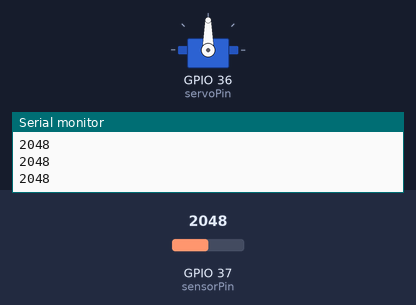
Bench run of a program on a simulated ESP32. Parts: servo, the last lines printed to the serial monitor. The inputs (shaded band) are chosen by the test bench; at power-on: GPIO 37 (sensorPin) = 2048.

Above: at 1.2 s.
1.3 s: GPIO 37 (sensorPin) set to 2540
At 2.3 s:
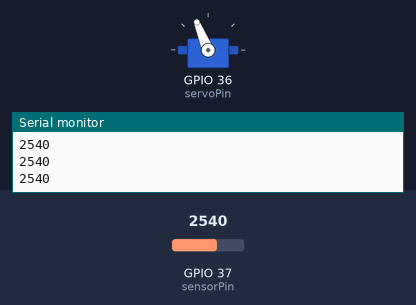
2.8 s: GPIO 37 (sensorPin) set to 2866
At 3.5 s:
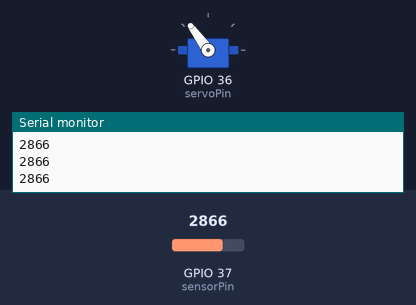
4.3 s: GPIO 37 (sensorPin) set to 3603
At 4.7 s:
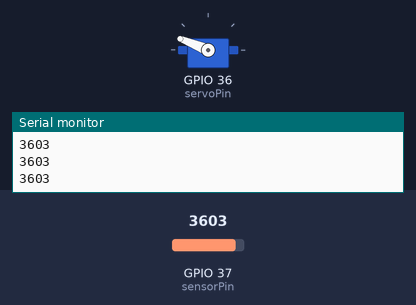
5.8 s: GPIO 37 (sensorPin) set to 4095
At 7.0 s:
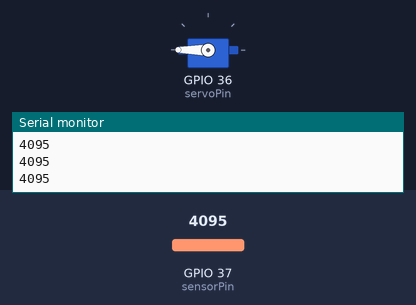
7.3 s: GPIO 37 (sensorPin) set to 1228
At 8.2 s:
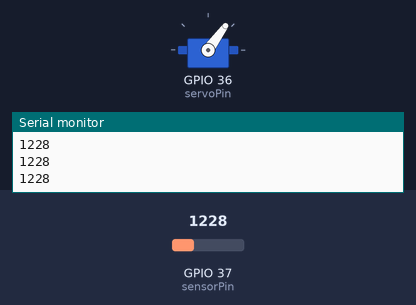
8.8 s: GPIO 37 (sensorPin) set to 2047
At 10.2 s:
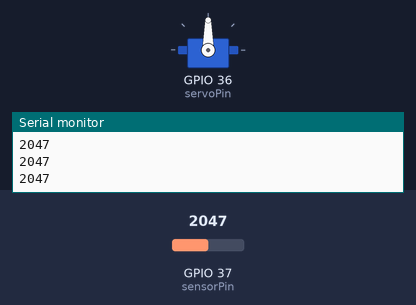
Timing chart, 0 to 11.3 s (numbered marks = the images above; inputs shaded):
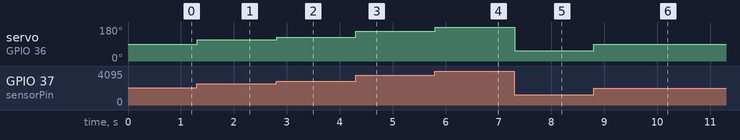

The program:

main.cpp
```cpp
#include <Arduino.h>
#include <ESP32Servo.h>

// (bxk473) Define the analog pin for the potentiometer (i.e. where to read the value of the potentiometer from)
const int sensorPin = A1;

 // (bxk473) Initialize a variable to store the pulse width value
int pulseWidth;


// Define the minimum and maximum pulse widths for the servo
const int minPulseWidth = 500; // 0.5 ms
const int maxPulseWidth = 2500; // 2.5 ms

// (bxk473) Define the Servo and assign its control pin to pin A0 on the ESP32
Servo myServo;
const int servoPin = A0; //

// (bxk473) Setup serial output to the console for testing
void setup() {
  // Serial output at standard Baud rate
  Serial.begin(115200);

  // (bxk473) Print out a line to show that the code has been uploaded successfully
  Serial.println("This is working!");

  // (bxk473) Attach the servo to the specified pin and set its pulse width range
  myServo.attach(servoPin, minPulseWidth, maxPulseWidth);

  // (bxk473) Set the PWM frequency for the servo to 50Hz as specified in the data sheet
  myServo.setPeriodHertz(50);
}

// (bxk473) Main loop of code
void loop() {
  // (bxk473) Print out the raw analog values from the Potentiometer for debugging purposes
  Serial.println(analogRead(sensorPin));

  // (bxk473) Map the analog value to the pulse width range for the servo
  pulseWidth = map((analogRead(sensorPin)), 0, 4095, minPulseWidth, maxPulseWidth);
  // (bxk473) Write the pulse width to the servo to move it to the corresponding angle based on the potentiometer's position
  myServo.writeMicroseconds(pulseWidth);

  delay (10); // (bxk473) Delay for a short period to allow the servo to move smoothly
}
```

Measured:
- after the input at 1.3 s, servo on GPIO 36 (servoPin): 90° → 112° at once
- after the input at 2.8 s, servo on GPIO 36 (servoPin): 112° → 126° at once
- after the input at 4.3 s, servo on GPIO 36 (servoPin): 126° → 158° at once
- after the input at 5.8 s, servo on GPIO 36 (servoPin): 158° → 180° at once
- after the input at 7.3 s, servo on GPIO 36 (servoPin): 180° → 54° at once
- after the input at 8.8 s, servo on GPIO 36 (servoPin): 54° → 90° at once
